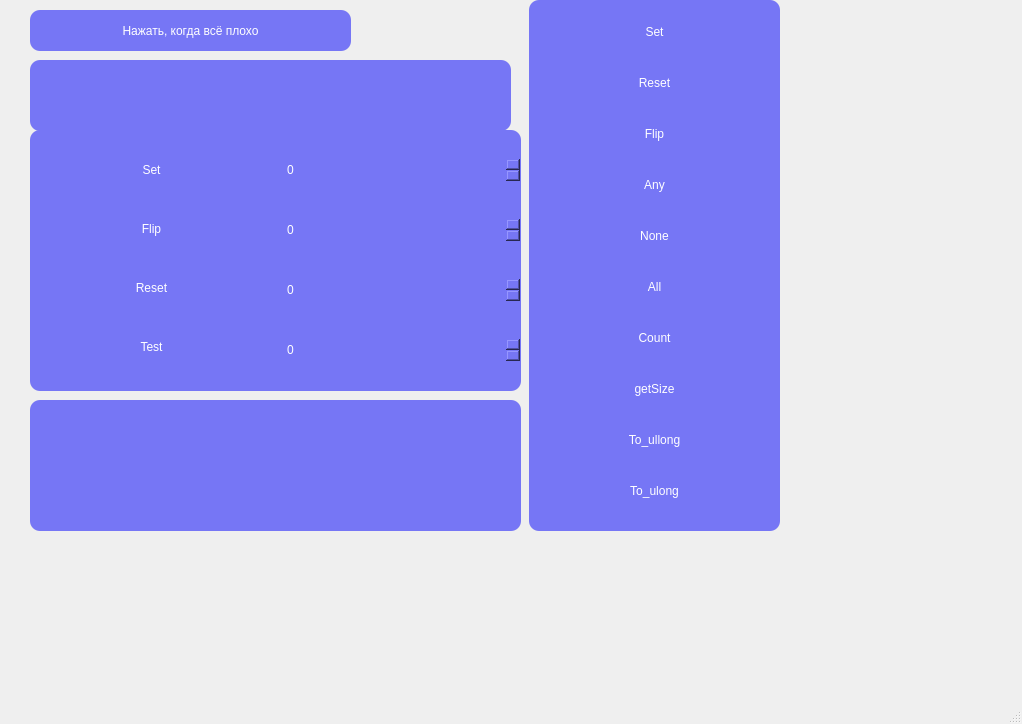
<?xml version="1.0" encoding="UTF-8"?>
<ui version="4.0">
 <class>MainWindow</class>
 <widget class="QMainWindow" name="MainWindow">
  <property name="geometry">
   <rect>
    <x>0</x>
    <y>0</y>
    <width>1022</width>
    <height>724</height>
   </rect>
  </property>
  <property name="windowTitle">
   <string>MainWindow</string>
  </property>
  <widget class="QWidget" name="centralwidget">
   <widget class="QLineEdit" name="lineEdit">
    <property name="enabled">
     <bool>true</bool>
    </property>
    <property name="geometry">
     <rect>
      <x>30</x>
      <y>400</y>
      <width>491</width>
      <height>131</height>
     </rect>
    </property>
    <property name="font">
     <font>
      <family>Futura</family>
      <pointsize>16</pointsize>
      <italic>false</italic>
      <fontweight>Medium</fontweight>
     </font>
    </property>
    <property name="styleSheet">
     <string>background-color: rgb(118, 118, 245);
color: rgb(255, 255, 255);
font: 500 16pt &quot;Futura&quot;;
border-radius: 10px;
padding: 6px;</string>
    </property>
    <property name="readOnly">
     <bool>true</bool>
    </property>
   </widget>
   <widget class="QLabel" name="label_ans">
    <property name="geometry">
     <rect>
      <x>30</x>
      <y>60</y>
      <width>481</width>
      <height>71</height>
     </rect>
    </property>
    <property name="styleSheet">
     <string>background-color: rgb(118, 118, 245);
color: rgb(255, 255, 255);
font: 500 16pt &quot;Futura&quot;;
border-radius: 10px;
padding: 6px;</string>
    </property>
    <property name="text">
     <string/>
    </property>
   </widget>
   <widget class="QWidget" name="verticalLayoutWidget">
    <property name="geometry">
     <rect>
      <x>529</x>
      <y>0</y>
      <width>251</width>
      <height>531</height>
     </rect>
    </property>
    <property name="styleSheet">
     <string>background-color: rgb(118, 118, 245);
color: rgb(255, 255, 255);
font: 500 16pt &quot;Futura&quot;;
border-radius: 10px;
padding: 6px;</string>
    </property>
    <layout class="QVBoxLayout" name="verticalLayout">
     <item>
      <widget class="QPushButton" name="pushButton_set">
       <property name="styleSheet">
        <string notr="true">background-color: rgb(118, 118, 245);
color: rgb(255, 255, 255);
font: 500 16pt &quot;Futura&quot;;
border-radius: 10px;
padding: 6px;</string>
       </property>
       <property name="text">
        <string>Set</string>
       </property>
      </widget>
     </item>
     <item>
      <widget class="QPushButton" name="pushButton_reset">
       <property name="styleSheet">
        <string notr="true">background-color: rgb(118, 118, 245);
color: rgb(255, 255, 255);
font: 500 16pt &quot;Futura&quot;;
border-radius: 10px;
padding: 6px;</string>
       </property>
       <property name="text">
        <string>Reset</string>
       </property>
      </widget>
     </item>
     <item>
      <widget class="QPushButton" name="pushButton_flip">
       <property name="styleSheet">
        <string notr="true">background-color: rgb(118, 118, 245);
color: rgb(255, 255, 255);
font: 500 16pt &quot;Futura&quot;;
border-radius: 10px;
padding: 6px;</string>
       </property>
       <property name="text">
        <string>Flip</string>
       </property>
      </widget>
     </item>
     <item>
      <widget class="QPushButton" name="pushButton_any">
       <property name="styleSheet">
        <string notr="true">background-color: rgb(118, 118, 245);
color: rgb(255, 255, 255);
font: 500 16pt &quot;Futura&quot;;
border-radius: 10px;
padding: 6px;</string>
       </property>
       <property name="text">
        <string>Any</string>
       </property>
      </widget>
     </item>
     <item>
      <widget class="QPushButton" name="pushButton_none">
       <property name="styleSheet">
        <string notr="true">background-color: rgb(118, 118, 245);
color: rgb(255, 255, 255);
font: 500 16pt &quot;Futura&quot;;
border-radius: 10px;
padding: 6px;</string>
       </property>
       <property name="text">
        <string>None</string>
       </property>
      </widget>
     </item>
     <item>
      <widget class="QPushButton" name="pushButton_all">
       <property name="styleSheet">
        <string notr="true">background-color: rgb(118, 118, 245);
color: rgb(255, 255, 255);
font: 500 16pt &quot;Futura&quot;;
border-radius: 10px;
padding: 6px;</string>
       </property>
       <property name="text">
        <string>All</string>
       </property>
      </widget>
     </item>
     <item>
      <widget class="QPushButton" name="pushButton_count">
       <property name="styleSheet">
        <string notr="true">background-color: rgb(118, 118, 245);
color: rgb(255, 255, 255);
font: 500 16pt &quot;Futura&quot;;
border-radius: 10px;
padding: 6px;</string>
       </property>
       <property name="text">
        <string>Count</string>
       </property>
      </widget>
     </item>
     <item>
      <widget class="QPushButton" name="pushButton_getSize">
       <property name="styleSheet">
        <string notr="true">background-color: rgb(118, 118, 245);
color: rgb(255, 255, 255);
font: 500 16pt &quot;Futura&quot;;
border-radius: 10px;
padding: 6px;</string>
       </property>
       <property name="text">
        <string>getSize</string>
       </property>
      </widget>
     </item>
     <item>
      <widget class="QPushButton" name="pushButton_ullong">
       <property name="styleSheet">
        <string notr="true">background-color: rgb(118, 118, 245);
color: rgb(255, 255, 255);
font: 500 16pt &quot;Futura&quot;;
border-radius: 10px;
padding: 6px;</string>
       </property>
       <property name="text">
        <string>To_ullong</string>
       </property>
      </widget>
     </item>
     <item>
      <widget class="QPushButton" name="pushButton_ulong">
       <property name="styleSheet">
        <string notr="true">background-color: rgb(118, 118, 245);
color: rgb(255, 255, 255);
font: 500 16pt &quot;Futura&quot;;
border-radius: 10px;
padding: 6px;</string>
       </property>
       <property name="text">
        <string>To_ulong</string>
       </property>
      </widget>
     </item>
    </layout>
   </widget>
   <widget class="QWidget" name="horizontalLayoutWidget">
    <property name="geometry">
     <rect>
      <x>30</x>
      <y>130</y>
      <width>491</width>
      <height>261</height>
     </rect>
    </property>
    <property name="styleSheet">
     <string>background-color: rgb(118, 118, 245);
color: rgb(255, 255, 255);
font: 500 16pt &quot;Futura&quot;;
border-radius: 10px;
padding: 6px;</string>
    </property>
    <layout class="QHBoxLayout" name="horizontalLayout">
     <item>
      <layout class="QVBoxLayout" name="verticalLayout_2">
       <item>
        <widget class="QPushButton" name="pushButton_setArg">
         <property name="styleSheet">
          <string notr="true">background-color: rgb(118, 118, 245);
color: rgb(255, 255, 255);
font: 500 16pt &quot;Futura&quot;;
border-radius: 10px;
padding: 6px;</string>
         </property>
         <property name="text">
          <string>Set</string>
         </property>
        </widget>
       </item>
       <item>
        <widget class="QPushButton" name="pushButton_flipArg">
         <property name="styleSheet">
          <string>background-color: rgb(118, 118, 245);
color: rgb(255, 255, 255);
font: 500 16pt &quot;Futura&quot;;
border-radius: 10px;
padding: 6px;</string>
         </property>
         <property name="text">
          <string>Flip</string>
         </property>
        </widget>
       </item>
       <item>
        <widget class="QPushButton" name="pushButton_resetArg">
         <property name="styleSheet">
          <string>background-color: rgb(118, 118, 245);
color: rgb(255, 255, 255);
font: 500 16pt &quot;Futura&quot;;
border-radius: 10px;
padding: 6px;</string>
         </property>
         <property name="text">
          <string>Reset</string>
         </property>
        </widget>
       </item>
       <item>
        <widget class="QPushButton" name="pushButton_testArg">
         <property name="styleSheet">
          <string>background-color: rgb(118, 118, 245);
color: rgb(255, 255, 255);
font: 500 16pt &quot;Futura&quot;;
border-radius: 10px;
padding: 6px;</string>
         </property>
         <property name="text">
          <string>Test</string>
         </property>
        </widget>
       </item>
      </layout>
     </item>
     <item>
      <layout class="QVBoxLayout" name="verticalLayout_3">
       <item>
        <widget class="QSpinBox" name="spinBox_set">
         <property name="styleSheet">
          <string notr="true">background-color: rgb(118, 118, 245);
color: rgb(255, 255, 255);
font: 500 16pt &quot;Futura&quot;;
border-radius: 10px;
padding: 6px;</string>
         </property>
         <property name="minimum">
          <number>0</number>
         </property>
         <property name="maximum">
          <number>9</number>
         </property>
        </widget>
       </item>
       <item>
        <widget class="QSpinBox" name="spinBox_flip">
         <property name="styleSheet">
          <string>background-color: rgb(118, 118, 245);
color: rgb(255, 255, 255);
font: 500 16pt &quot;Futura&quot;;
border-radius: 10px;
padding: 6px;</string>
         </property>
         <property name="minimum">
          <number>0</number>
         </property>
         <property name="maximum">
          <number>9</number>
         </property>
        </widget>
       </item>
       <item>
        <widget class="QSpinBox" name="spinBox_reset">
         <property name="styleSheet">
          <string>background-color: rgb(118, 118, 245);
color: rgb(255, 255, 255);
font: 500 16pt &quot;Futura&quot;;
border-radius: 10px;
padding: 6px;</string>
         </property>
         <property name="minimum">
          <number>0</number>
         </property>
         <property name="maximum">
          <number>9</number>
         </property>
        </widget>
       </item>
       <item>
        <widget class="QSpinBox" name="spinBox_test">
         <property name="styleSheet">
          <string>background-color: rgb(118, 118, 245);
color: rgb(255, 255, 255);
font: 500 16pt &quot;Futura&quot;;
border-radius: 10px;
padding: 6px;</string>
         </property>
         <property name="minimum">
          <number>0</number>
         </property>
         <property name="maximum">
          <number>9</number>
         </property>
        </widget>
       </item>
      </layout>
     </item>
    </layout>
   </widget>
   <widget class="QPushButton" name="pushAlarm">
    <property name="geometry">
     <rect>
      <x>30</x>
      <y>10</y>
      <width>321</width>
      <height>41</height>
     </rect>
    </property>
    <property name="styleSheet">
     <string notr="true">background-color: rgb(118, 118, 245);
color: rgb(255, 255, 255);
font: 500 16pt &quot;Futura&quot;;
border-radius: 10px;
padding: 6px;</string>
    </property>
    <property name="text">
     <string>Нажать, когда всё плохо</string>
    </property>
   </widget>
   <widget class="QLabel" name="label_2">
    <property name="geometry">
     <rect>
      <x>-10</x>
      <y>120</y>
      <width>981</width>
      <height>501</height>
     </rect>
    </property>
    <property name="styleSheet">
     <string notr="true"/>
    </property>
    <property name="text">
     <string/>
    </property>
   </widget>
  </widget>
  <widget class="QMenuBar" name="menubar">
   <property name="geometry">
    <rect>
     <x>0</x>
     <y>0</y>
     <width>1022</width>
     <height>22</height>
    </rect>
   </property>
  </widget>
  <widget class="QStatusBar" name="statusbar"/>
 </widget>
 <resources/>
 <connections/>
</ui>
